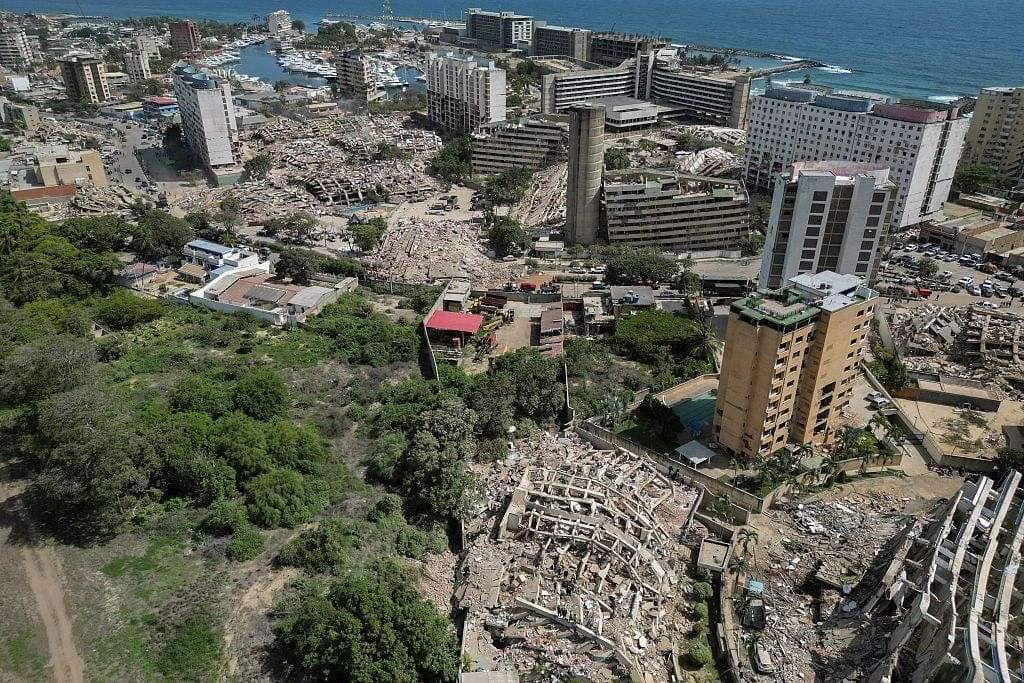
#> input picture misc/original.jpeg, 1024 x 683 px
$ python -i image_processing.py   (imports and definitions only)
#> lines starting #> are read from the running program, lines starting #| are printed output that depends on the picture; after the words box and inside, x2 and y2 are one past the last pixel; in counts of white or black regions, pixels touching at a corner belong together
"""Classical image processing for OrionQ."""

from __future__ import annotations

from pathlib import Path
from typing import Any

import cv2
import numpy as np


Zone = dict[str, Any]

MIN_AREA = 1_000.0
OVERLAY_ALPHA = 0.35

RED_RANGES = (
    (np.array([0, 150, 150]), np.array([12, 255, 255])),
    (np.array([168, 150, 150]), np.array([179, 255, 255])),
)
YELLOW_RANGE = (
    np.array([8, 150, 150]),
    np.array([42, 255, 255]),
)

ZONE_COLORS = {
    "red": (0, 0, 255),
    "yellow": (0, 255, 255),
}
ZONE_WEIGHTS = {
    "red": 1.0,
    "yellow": 0.5,
}


def _read_image(path: Path) -> np.ndarray:
    if not path.is_file():
        raise FileNotFoundError(f"Image not found: {path}")

    image = cv2.imread(str(path), cv2.IMREAD_COLOR)
    if image is None:
        raise ValueError(f"OpenCV could not read image: {path}")
    return image


def _build_masks(image: np.ndarray) -> dict[str, np.ndarray]:
    hsv = cv2.cvtColor(image, cv2.COLOR_BGR2HSV)

    red_mask = cv2.inRange(hsv, *RED_RANGES[0])
    red_mask |= cv2.inRange(hsv, *RED_RANGES[1])
    yellow_mask = cv2.inRange(hsv, *YELLOW_RANGE)

    kernel = cv2.getStructuringElement(cv2.MORPH_ELLIPSE, (3, 3))
    masks = {"red": red_mask, "yellow": yellow_mask}
    for color, mask in masks.items():
        mask = cv2.morphologyEx(mask, cv2.MORPH_CLOSE, kernel, iterations=2)
        masks[color] = cv2.morphologyEx(
            mask,
            cv2.MORPH_OPEN,
            kernel,
            iterations=1,
        )
    return masks


def _centroid(contour: np.ndarray) -> list[int]:
    moments = cv2.moments(contour)
    if moments["m00"]:
        return [
            round(moments["m10"] / moments["m00"]),
            round(moments["m01"] / moments["m00"]),
        ]

    x, y, width, height = cv2.boundingRect(contour)
    return [x + width // 2, y + height // 2]


def get_zones(image: np.ndarray) -> list[Zone]:
    """Extract external red and yellow regions as simple dictionaries."""
    zones: list[Zone] = []

    for color, mask in _build_masks(image).items():
        contours, _ = cv2.findContours(
            mask,
            cv2.RETR_EXTERNAL,
            cv2.CHAIN_APPROX_SIMPLE,
        )
        for contour in contours:
            hull = cv2.convexHull(contour)
            area = float(cv2.contourArea(hull))
            if area < MIN_AREA:
                continue

            zones.append(
                {
                    "color": color,
                    "area": area,
                    "weight": ZONE_WEIGHTS[color],
                    "raw_priority": area * ZONE_WEIGHTS[color],
                    "centroid": _centroid(hull),
                    "convex_hull": hull.reshape(-1, 2).astype(int).tolist(),
                }
            )

    zones.sort(key=lambda zone: (zone["centroid"][1], zone["centroid"][0]))
    maximum_priority = max(
        (zone["raw_priority"] for zone in zones),
        default=0.0,
    )

    for zone_id, zone in enumerate(zones):
        zone["id"] = zone_id
        prefix = "R" if zone["color"] == "red" else "Y"
        zone["label"] = f"{prefix}{zone_id}"
        zone["priority"] = (
            zone["raw_priority"] / maximum_priority
            if maximum_priority
            else 0.0
        )
    return zones


def assign_priority_order(zones: list[Zone]) -> list[Zone]:
    """Order zones for attention without replacing their decimal scores."""
    score_key = (
        "quantum_score"
        if zones and all("quantum_score" in zone for zone in zones)
        else "priority"
    )
    ordered_zones = sorted(
        zones,
        key=lambda zone: (
            -float(zone[score_key]),
            -float(zone["area"]),
            int(zone["id"]),
        ),
    )
    for order, zone in enumerate(ordered_zones, start=1):
        zone["priority_order"] = order
    return ordered_zones


def paint_zones(image: np.ndarray, zones: list[Zone]) -> np.ndarray:
    """Paint translucent hulls plus clear attention-order labels."""
    result = image.copy()
    overlay = image.copy()
    zones = assign_priority_order(zones)

    for zone in zones:
        hull = np.asarray(zone["convex_hull"], dtype=np.int32)
        cv2.fillConvexPoly(overlay, hull, ZONE_COLORS[zone["color"]])

    cv2.addWeighted(
        overlay,
        OVERLAY_ALPHA,
        result,
        1.0 - OVERLAY_ALPHA,
        0,
        result,
    )

    height, width = result.shape[:2]
    font = cv2.FONT_HERSHEY_SIMPLEX
    base_font_scale = max(0.7, min(height, width) / 800)
    thickness = 2
    padding = 7

    for zone in zones:
        hull = np.asarray(zone["convex_hull"], dtype=np.int32)
        color = ZONE_COLORS[zone["color"]]
        cv2.polylines(result, [hull], True, color, 2, cv2.LINE_AA)

        text = f"P{zone['priority_order']}"
        x, y = zone["centroid"]
        font_scale = base_font_scale
        text_size, baseline = cv2.getTextSize(
            text,
            font,
            font_scale,
            thickness,
        )

        maximum_text_width = max(1, width - 2 * padding)
        if text_size[0] > maximum_text_width:
            font_scale *= maximum_text_width / text_size[0]
            text_size, baseline = cv2.getTextSize(
                text,
                font,
                font_scale,
                thickness,
            )

        box_width = text_size[0] + 2 * padding
        box_height = text_size[1] + baseline + 2 * padding
        left = min(max(0, x - box_width // 2), max(0, width - box_width))
        top = min(max(0, y - box_height // 2), max(0, height - box_height))
        right = min(width - 1, left + box_width)
        bottom = min(height - 1, top + box_height)
        cv2.rectangle(result, (left, top), (right, bottom), (0, 0, 0), -1)

        cv2.putText(
            result,
            text,
            (left + padding, top + padding + text_size[1]),
            font,
            font_scale,
            (255, 255, 255),
            thickness,
            cv2.LINE_AA,
        )
    return result


def process_image(
    input_path: str | Path,
    output_path: str | Path,
) -> tuple[list[Zone], np.ndarray]:
    """Detect marked zones, save the visualization, and return both results."""
    input_path = Path(input_path)
    output_path = Path(output_path)
    annotated_image = _read_image(input_path)
#> in _read_image, image is the input picture: shape (683, 1024, 3); mean B, G, R 87.3, 97.2, 94.7
    zones = assign_priority_order(get_zones(annotated_image))
#> in _build_masks, `hsv = cv2.cvtColor(image, cv2.COLOR_BGR2HSV)`: hsv: shape (683, 1024, 3); mean H, S, V 45.4, 67.2, 103.1
#> in _build_masks, `red_mask = cv2.inRange(hsv, *RED_RANGES[0])`: red_mask: shape (683, 1024); every value is 0
#> in _build_masks, `red_mask |= cv2.inRange(hsv, *RED_RANGES[1])`:
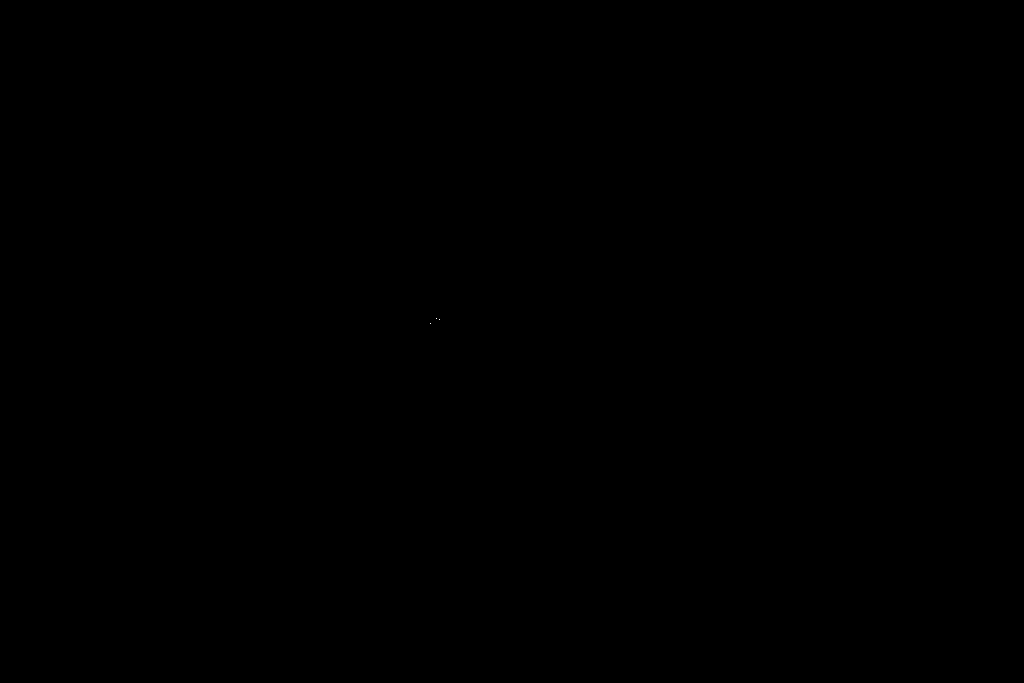
#> red_mask: shape (683, 1024); 0% white in thin lines or dots, all inside (x1, y1, x2, y2) = (430, 318, 440, 324)
#> in _build_masks, `kernel = cv2.getStructuringElement(cv2.MORPH_ELLIPSE, (3, 3))`: kernel = [[0, 1, 0], [1, 1, 1], [0, 1, 0]]
#> the loop in get_zones, `for color, mask in _build_masks(image).items():` made 2 passes
#> color on passes 1 to 2: 'red', 'yellow'
#> after the loop in get_zones, `for color, mask in _build_masks(image).items():`: zones = []
#> in get_zones, `maximum_priority = max( (zone["raw_priority"] for zone in zones), defa..`: maximum_priority = 0
#> in assign_priority_order, `score_key = ( "quantum_score" if zones and all("quantum_score" in zone..`: score_key = 'priority'
#> in assign_priority_order, `ordered_zones = sorted( zones, key=lambda zone: ( -float(zone[score_ke..`: ordered_zones = []
#> zones = []

    clean_path = input_path.with_name("original.jpeg")
    canvas = _read_image(clean_path) if clean_path.is_file() else annotated_image
    if canvas.shape != annotated_image.shape:
        raise ValueError("The clean and annotated images must have equal sizes.")

    result = paint_zones(canvas, zones)
#> in paint_zones, `font = cv2.FONT_HERSHEY_SIMPLEX`: font = 0
    output_path.parent.mkdir(parents=True, exist_ok=True)
    if not cv2.imwrite(str(output_path), result):
        raise OSError(f"Could not save result image: {output_path}")
    return zones, result

>>> result = process_image('../misc/original.jpeg', 'out.png')
